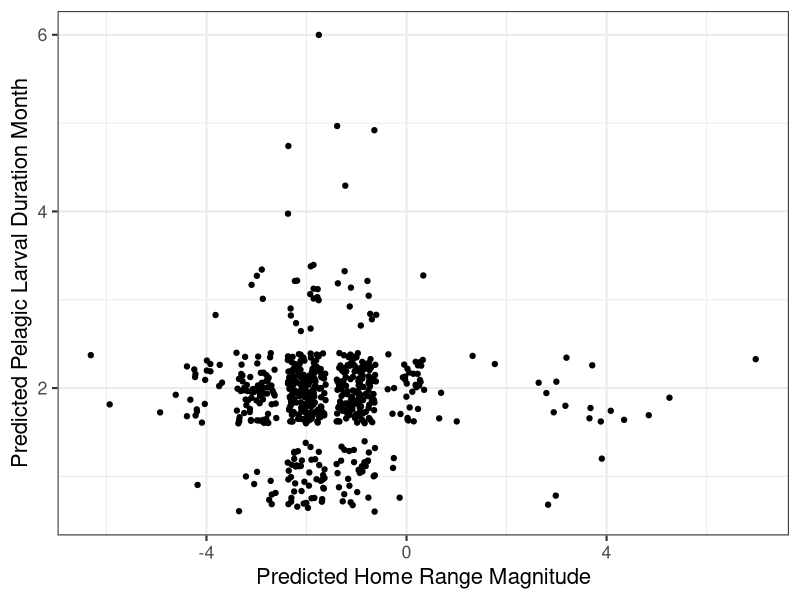
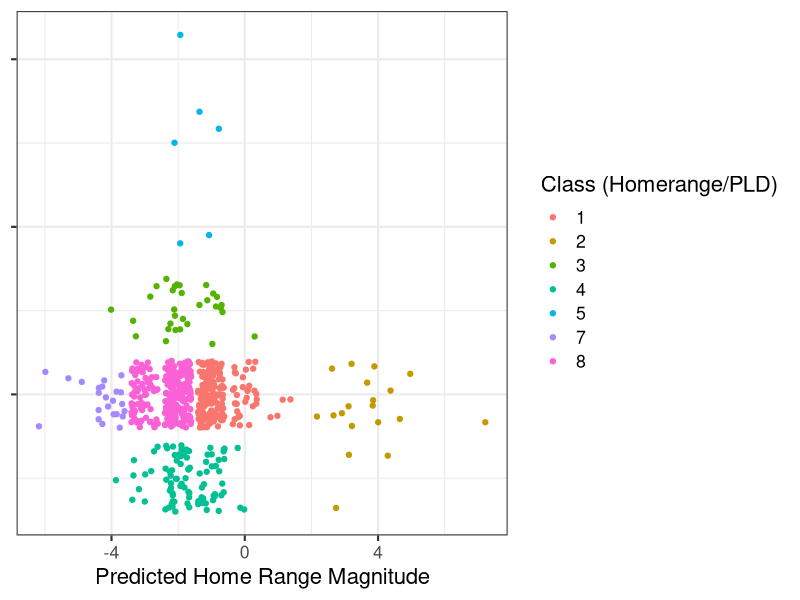
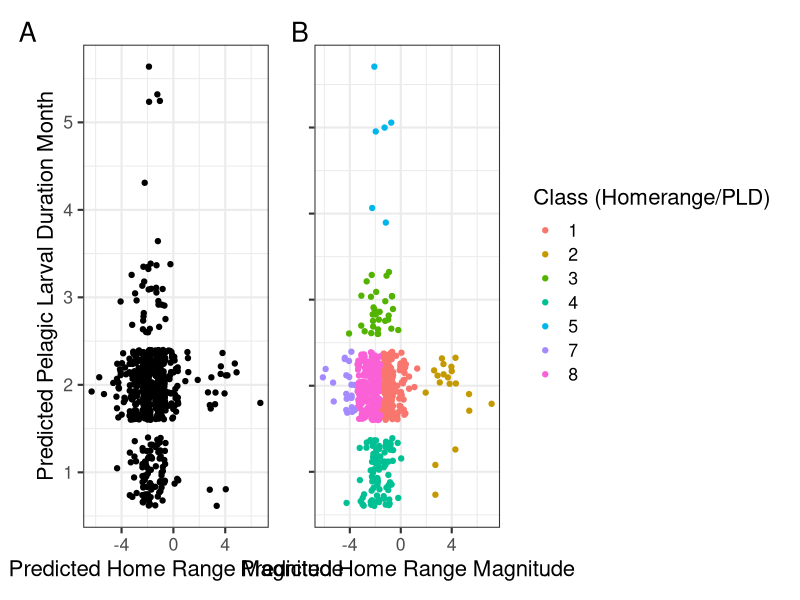

Write R code to recreate these figures, in order. (Note: this script raises an error after producing the figures.)
## ---- chunk 1
knitr::opts_chunk$set(echo = TRUE, message = FALSE, warning = FALSE)

library(tidyverse)
library(patchwork)
library(cowplot)
library(ggpubr)

## ---- chunk 2
filled_data2 <- read_csv(here::here("01_data", "02_processed_data", "filled_data2.csv")) %>%
  mutate_if(is.character, as.factor)
## ---- chunk 3

# homerange vs PLD
fishbase_data_gmm <- filled_data2 %>%
  mutate(class2 = as.factor(class2))

p1 <- ggplot(fishbase_data_gmm, aes(magnitude_homerange, month_pld)) +
  geom_jitter() +
  theme_bw(base_size = 16) +
  labs(
    y = "Predicted Pelagic Larval Duration Month",
    x = "Predicted Home Range Magnitude"
  )

p1

# gmm plot
gmm_new_fig <- ggplot(fishbase_data_gmm, aes(magnitude_homerange, month_pld)) +
  geom_jitter(aes(color = class2)) +
  theme_bw(base_size = 16) +
  labs(
    x = "Predicted Home Range Magnitude",
    color = "Class (Homerange/PLD)"
  ) +
  theme(axis.title.y = element_blank(), axis.text.y = element_blank())

gmm_new_fig
#ggsave(gmm_new_fig, file = paste0("gmm_fig.png"), path = here::here("04_figs"), height = 8, width = 15)


# panel
gmm_panel <- (p1 | gmm_new_fig) + 
  plot_annotation(tag_levels = 'A')

gmm_panel
#ggsave(gmm_panel, file = paste0("gmm_panel.png"), path = here::here("04_figs"), height = 6, width = 18)

## ---- chunk 4
# continuous

plot_data <- filled_data2 %>%
  mutate(class2 = as.factor(class2), 
         class3 = as.factor(class3), 
         order = as.factor(order)
         )

response <- "class2"
expl_cont <- c(
  "temp_preferred", "fecundity_mean",
  "longevity_wild", "sp_richness", "length", "kfin",
  "r_fin", "diet_troph3", "oxygen_cons", "temp_range"
)

box_data <- function(x, y) {
  ggplot(plot_data, aes(x = .data[[y]], y = .data[[x]])) +
    geom_boxplot(aes(color = .data[[y]])) +
    theme_bw() +
    coord_flip() +
    labs(
      x = "Movement Class",
      color = "Class (Homerange/PLD)"
    ) +
    scale_color_viridis_d()
}

#plots_cont <- map(expl_cont, ~ box_data(.x, "class2"))
#plots_cont
## ---- chunk 5
temp_plot <- box_data(x = "temp_preferred", y = "class2") + stat_kruskal_test(label.y = 1, label.x = 6, position = "jitter") +
  labs(y = "Preferred Temperature", x = "Movement Class")
fecund_plot <- box_data(x = "fecundity_mean", y = "class2") + stat_kruskal_test(label.y = 1000000, label.x = 5.5, position = "jitter") +
  labs(y = "Mean Fecundity", x = "Movement Class")
long_plot <- box_data(x = "longevity_wild", y = "class2") + stat_kruskal_test(label.y = 100, position = "jitter") +
  labs(y = "Longevity", x = "Movement Class")
sp_rich_plot <- box_data(x = "sp_richness", y = "class2") + stat_kruskal_test(label.y = 1100, position = "jitter") +
  labs(y = "Species Richness", x = "Movement Class") + theme(axis.title.y = element_blank(), axis.text.y = element_blank())
length_plot <- box_data(x = "length", y = "class2") + stat_anova_test(label.y = 400, position = "jitter") +
  labs(y = "Length", x = "Movement Class") + theme(axis.title.y = element_blank(), axis.text.y = element_blank())
kfin_plot <- box_data(x = "kfin", y = "class2") + stat_kruskal_test(label.y = 10000000, position = "jitter") +
  labs(y = "Carrying Capacity", x = "Movement Class") + theme(axis.title.y = element_blank(), axis.text.y = element_blank())
r_fin_plot <- box_data(x = "r_fin", y = "class2") + stat_kruskal_test(label.y = 1, label.x = 6, position = "jitter") +
  labs(y = "Growth Rate", x = "Movement Class")
diet_plot <- box_data(x = "diet_troph3", y = "class2") + stat_kruskal_test(label.y = 2.5, label.x = 5.5, position = "jitter") +
  labs(y = "Trophic Level", x = "Movement Class") + theme(axis.title.y = element_blank(), axis.text.y = element_blank())
oxygen_plot <- box_data(x = "oxygen_cons", y = "class2") + stat_kruskal_test(label.y = 2000, label.x = 6, position = "jitter") +
  labs(y = "Oxygen Consumption", x = "Movement Class")
temp_range_plot <- box_data(x = "temp_range", y = "class2") + stat_kruskal_test(label.y = 20, label.x = 3.5, position = "jitter") +
  labs(y = "Temperature Range", x = "Movement Class") + theme(axis.title.y = element_blank(), axis.text.y = element_blank())

 
numeric_panel <- ((temp_plot | length_plot) / 
    (long_plot | diet_plot) /
    (r_fin_plot | kfin_plot) / 
    (fecund_plot | sp_rich_plot) /
    (oxygen_plot | temp_range_plot)) + 
  plot_layout(guides = "collect") + plot_annotation(tag_levels = 'A')

numeric_panel

#ggsave(numeric_panel, file = paste0("numeric_panel.png"), path = here::here("04_figs", "individual_plots", "numeric"), height = 21, width = 14) 

## ---- chunk 6

ggsave(temp_plot, file = paste0("temp_plot.png"), path = here::here("04_figs", "individual_plots", "numeric"), height = 10, width = 10) 
ggsave(fecund_plot, file = paste0("fecund_plot.png"), path = here::here("04_figs", "individual_plots", "numeric"), height = 10, width = 10)
ggsave(long_plot, file = paste0("long_plot.png"), path = here::here("04_figs", "individual_plots", "numeric"), height = 10, width = 10)
ggsave(sp_rich_plot, file = paste0("sp_rich_plot.png"), path = here::here("04_figs", "individual_plots", "numeric"), height = 10, width = 10)
ggsave(length_plot, file = paste0("length_plot.png"), path = here::here("04_figs", "individual_plots", "numeric"), height = 10, width = 10)
ggsave(kfin_plot, file = paste0("kfin_plot.png"), path = here::here("04_figs", "individual_plots", "numeric"), height = 10, width = 10)
ggsave(r_fin_plot, file = paste0("r_fin_plot.png"), path = here::here("04_figs", "individual_plots", "numeric"), height = 10, width = 10)
ggsave(diet_plot, file = paste0("diet_plot.png"), path = here::here("04_figs", "individual_plots", "numeric"), height = 10, width = 10)
ggsave(oxygen_plot, file = paste0("oxygen_plot.png"), path = here::here("04_figs", "individual_plots", "numeric"), height = 10, width = 10)
ggsave(temp_range_plot, file = paste0("temp_range_plot.png"), path = here::here("04_figs", "individual_plots", "numeric"), height = 10, width = 10)

## ---- chunk 7
# categorical

expl_cat <- c(
  "climate", "body_shape_i", "dev_place", "movement_keyword",
  "demers_pelag", "iucn_category",
  "circadian", "food_mode", "ocean", "basin"
)

scatter_data <- function(x, y) {
  ggplot(plot_data, aes(x = .data[[x]], y = .data[[y]])) +
    geom_jitter(aes(color = .data[[y]])) +
    theme_bw() +
    labs(
      y = "Movement Class",
      color = "Class (homerange/PLD)"
    ) +
    scale_color_viridis_d() +
    theme(axis.text.x = element_text(angle = 40, hjust = 1))
}

#plots_cat <- map(expl_cat, ~ scatter_data(.x, "class2"))
#plots_cat
## ---- chunk 8

body_plot <- scatter_data(x = "body_shape_i", y = "class2")
dev_plot <- scatter_data(x = "dev_place", y = "class2")
movement_plot <- scatter_data(x = "movement_keyword", y = "class2")
demers_plot <- scatter_data(x = "demers_pelag", y = "class2")
iucn_plot <- scatter_data(x = "iucn_category", y = "class2")
food_plot <- scatter_data(x = "food_mode", y = "class2")


ggsave(climate_plot, file = paste0("climate_plot.png"), path = here::here("04_figs", "individual_plots", "categorical"), height = 10, width = 10)
ggsave(body_plot, file = paste0("body_plot.png"), path = here::here("04_figs", "individual_plots", "categorical"), height = 10, width = 10)
ggsave(dev_plot, file = paste0("dev_plot.png"), path = here::here("04_figs", "individual_plots", "categorical"), height = 10, width = 10)
ggsave(movement_plot, file = paste0("movement_plot.png"), path = here::here("04_figs", "individual_plots", "categorical"), height = 10, width = 10)
ggsave(demers_plot, file = paste0("demers_plot.png"), path = here::here("04_figs", "individual_plots", "categorical"), height = 10, width = 10)
ggsave(iucn_plot, file = paste0("iucn_plot.png"), path = here::here("04_figs", "individual_plots", "categorical"), height = 10, width = 10)
ggsave(food_plot, file = paste0("food_plot.png"), path = here::here("04_figs", "individual_plots", "categorical"), height = 10, width = 10)
